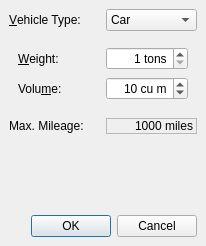
<?xml version="1.0" encoding="UTF-8"?>
<ui version="4.0">
 <class>VehicleRentalDlg</class>
 <widget class="QDialog" name="VehicleRentalDlg">
  <property name="geometry">
   <rect>
    <x>0</x>
    <y>0</y>
    <width>206</width>
    <height>246</height>
   </rect>
  </property>
  <property name="windowTitle">
   <string>Vehicle Rental</string>
  </property>
  <layout class="QGridLayout">
   <property name="margin">
    <number>9</number>
   </property>
   <property name="spacing">
    <number>6</number>
   </property>
   <item row="4" column="0">
    <widget class="QDialogButtonBox" name="buttonBox">
     <property name="orientation">
      <enum>Qt::Horizontal</enum>
     </property>
     <property name="standardButtons">
      <set>QDialogButtonBox::Cancel|QDialogButtonBox::Ok</set>
     </property>
    </widget>
   </item>
   <item row="3" column="0">
    <spacer>
     <property name="orientation">
      <enum>Qt::Vertical</enum>
     </property>
     <property name="sizeHint" stdset="0">
      <size>
       <width>188</width>
       <height>16</height>
      </size>
     </property>
    </spacer>
   </item>
   <item row="2" column="0">
    <layout class="QHBoxLayout">
     <property name="spacing">
      <number>6</number>
     </property>
     <property name="margin">
      <number>0</number>
     </property>
     <item>
      <widget class="QLabel" name="label_6">
       <property name="text">
        <string>Max. Mileage:</string>
       </property>
      </widget>
     </item>
     <item>
      <widget class="QLabel" name="mileageLabel">
       <property name="frameShape">
        <enum>QFrame::StyledPanel</enum>
       </property>
       <property name="frameShadow">
        <enum>QFrame::Sunken</enum>
       </property>
       <property name="text">
        <string>1000 miles</string>
       </property>
       <property name="alignment">
        <set>Qt::AlignRight|Qt::AlignTrailing|Qt::AlignVCenter</set>
       </property>
      </widget>
     </item>
    </layout>
   </item>
   <item row="1" column="0">
    <widget class="QStackedWidget" name="stackedWidget">
     <property name="currentIndex">
      <number>1</number>
     </property>
     <widget class="QWidget" name="page_2">
      <layout class="QGridLayout">
       <property name="margin">
        <number>9</number>
       </property>
       <property name="spacing">
        <number>6</number>
       </property>
       <item row="0" column="1">
        <widget class="QComboBox" name="colorComboBox">
         <item>
          <property name="text">
           <string>Black</string>
          </property>
         </item>
         <item>
          <property name="text">
           <string>Blue</string>
          </property>
         </item>
         <item>
          <property name="text">
           <string>Green</string>
          </property>
         </item>
         <item>
          <property name="text">
           <string>Red</string>
          </property>
         </item>
         <item>
          <property name="text">
           <string>Silver</string>
          </property>
         </item>
         <item>
          <property name="text">
           <string>White</string>
          </property>
         </item>
         <item>
          <property name="text">
           <string>Yellow</string>
          </property>
         </item>
        </widget>
       </item>
       <item row="0" column="0">
        <widget class="QLabel" name="label_4">
         <property name="text">
          <string>Co&amp;lor:</string>
         </property>
         <property name="buddy">
          <cstring>colorComboBox</cstring>
         </property>
        </widget>
       </item>
       <item row="1" column="0">
        <widget class="QLabel" name="label_5">
         <property name="text">
          <string>&amp;Seats:</string>
         </property>
         <property name="buddy">
          <cstring>seatsSpinBox</cstring>
         </property>
        </widget>
       </item>
       <item row="1" column="1">
        <widget class="QSpinBox" name="seatsSpinBox">
         <property name="alignment">
          <set>Qt::AlignRight</set>
         </property>
         <property name="minimum">
          <number>2</number>
         </property>
         <property name="maximum">
          <number>12</number>
         </property>
         <property name="value">
          <number>4</number>
         </property>
        </widget>
       </item>
      </layout>
     </widget>
     <widget class="QWidget" name="page">
      <layout class="QGridLayout">
       <property name="margin">
        <number>9</number>
       </property>
       <property name="spacing">
        <number>6</number>
       </property>
       <item row="0" column="1">
        <widget class="QSpinBox" name="weightSpinBox">
         <property name="alignment">
          <set>Qt::AlignRight</set>
         </property>
         <property name="suffix">
          <string> tons</string>
         </property>
         <property name="minimum">
          <number>1</number>
         </property>
         <property name="maximum">
          <number>8</number>
         </property>
        </widget>
       </item>
       <item row="1" column="0">
        <widget class="QLabel" name="label_3">
         <property name="text">
          <string>Volu&amp;me:</string>
         </property>
         <property name="buddy">
          <cstring>volumeSpinBox</cstring>
         </property>
        </widget>
       </item>
       <item row="0" column="0">
        <widget class="QLabel" name="label_2">
         <property name="text">
          <string>&amp;Weight:</string>
         </property>
         <property name="buddy">
          <cstring>seatsSpinBox</cstring>
         </property>
        </widget>
       </item>
       <item row="1" column="1">
        <widget class="QSpinBox" name="volumeSpinBox">
         <property name="alignment">
          <set>Qt::AlignRight</set>
         </property>
         <property name="suffix">
          <string> cu m</string>
         </property>
         <property name="minimum">
          <number>4</number>
         </property>
         <property name="maximum">
          <number>22</number>
         </property>
         <property name="value">
          <number>10</number>
         </property>
        </widget>
       </item>
      </layout>
     </widget>
    </widget>
   </item>
   <item row="0" column="0">
    <layout class="QHBoxLayout">
     <property name="spacing">
      <number>6</number>
     </property>
     <property name="margin">
      <number>0</number>
     </property>
     <item>
      <widget class="QLabel" name="label">
       <property name="text">
        <string>&amp;Vehicle Type:</string>
       </property>
       <property name="buddy">
        <cstring>vehicleComboBox</cstring>
       </property>
      </widget>
     </item>
     <item>
      <widget class="QComboBox" name="vehicleComboBox">
       <item>
        <property name="text">
         <string>Car</string>
        </property>
       </item>
       <item>
        <property name="text">
         <string>Van</string>
        </property>
       </item>
      </widget>
     </item>
    </layout>
   </item>
  </layout>
 </widget>
 <resources/>
 <connections>
  <connection>
   <sender>vehicleComboBox</sender>
   <signal>currentIndexChanged(int)</signal>
   <receiver>stackedWidget</receiver>
   <slot>setCurrentIndex(int)</slot>
   <hints>
    <hint type="sourcelabel">
     <x>195</x>
     <y>39</y>
    </hint>
    <hint type="destinationlabel">
     <x>150</x>
     <y>75</y>
    </hint>
   </hints>
  </connection>
  <connection>
   <sender>buttonBox</sender>
   <signal>accepted()</signal>
   <receiver>VehicleRentalDlg</receiver>
   <slot>accept()</slot>
   <hints>
    <hint type="sourcelabel">
     <x>73</x>
     <y>228</y>
    </hint>
    <hint type="destinationlabel">
     <x>28</x>
     <y>201</y>
    </hint>
   </hints>
  </connection>
  <connection>
   <sender>buttonBox</sender>
   <signal>rejected()</signal>
   <receiver>VehicleRentalDlg</receiver>
   <slot>reject()</slot>
   <hints>
    <hint type="sourcelabel">
     <x>135</x>
     <y>224</y>
    </hint>
    <hint type="destinationlabel">
     <x>187</x>
     <y>188</y>
    </hint>
   </hints>
  </connection>
 </connections>
</ui>
